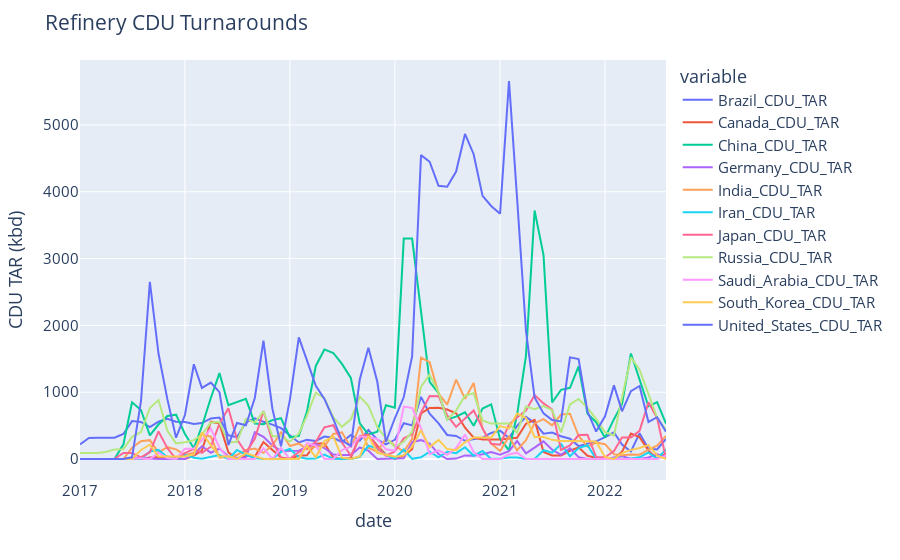

Notebook source saved alongside this figure:
### Code cell
#dfRef = pd.read_excel('data/Refinery_TARs.xlsx')
fig = px.line(dfRef)
fig.update_layout(yaxis_title = 'CDU TAR (kbd)', title = 'Refinery CDU Turnarounds', 
                  font_size = 15)
fig.show()
